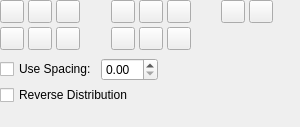
<?xml version="1.0" encoding="UTF-8"?>
<ui version="4.0">
 <class>BlockDistribution</class>
 <widget class="QWidget" name="BlockDistribution">
  <property name="geometry">
   <rect>
    <x>0</x>
    <y>0</y>
    <width>300</width>
    <height>127</height>
   </rect>
  </property>
  <property name="maximumSize">
   <size>
    <width>300</width>
    <height>16777215</height>
   </size>
  </property>
  <property name="windowTitle">
   <string>Form</string>
  </property>
  <layout class="QVBoxLayout" name="verticalLayout">
   <property name="spacing">
    <number>8</number>
   </property>
   <property name="leftMargin">
    <number>0</number>
   </property>
   <property name="topMargin">
    <number>0</number>
   </property>
   <property name="rightMargin">
    <number>0</number>
   </property>
   <property name="bottomMargin">
    <number>0</number>
   </property>
   <item>
    <layout class="QGridLayout" name="gridLayout_2">
     <property name="spacing">
      <number>4</number>
     </property>
     <item row="1" column="0">
      <widget class="QToolButton" name="buttonBottom">
       <property name="text">
        <string/>
       </property>
      </widget>
     </item>
     <item row="0" column="2">
      <widget class="QToolButton" name="buttonRight">
       <property name="text">
        <string/>
       </property>
      </widget>
     </item>
     <item row="1" column="5">
      <widget class="QToolButton" name="buttonMarginVerticalSpace">
       <property name="text">
        <string/>
       </property>
      </widget>
     </item>
     <item row="1" column="4">
      <widget class="QToolButton" name="buttonPageVerticalSpace">
       <property name="text">
        <string/>
       </property>
      </widget>
     </item>
     <item row="0" column="0">
      <widget class="QToolButton" name="buttonLeft">
       <property name="text">
        <string/>
       </property>
      </widget>
     </item>
     <item row="0" column="7">
      <spacer name="horizontalSpacer_3">
       <property name="orientation">
        <enum>Qt::Horizontal</enum>
       </property>
       <property name="sizeHint" stdset="0">
        <size>
         <width>8</width>
         <height>0</height>
        </size>
       </property>
      </spacer>
     </item>
     <item row="0" column="1">
      <widget class="QToolButton" name="buttonCenter">
       <property name="text">
        <string/>
       </property>
      </widget>
     </item>
     <item row="0" column="10">
      <spacer name="horizontalSpacer_2">
       <property name="orientation">
        <enum>Qt::Horizontal</enum>
       </property>
       <property name="sizeHint" stdset="0">
        <size>
         <width>0</width>
         <height>0</height>
        </size>
       </property>
      </spacer>
     </item>
     <item row="0" column="8">
      <widget class="QToolButton" name="buttonSwapLeft">
       <property name="text">
        <string/>
       </property>
      </widget>
     </item>
     <item row="0" column="4">
      <widget class="QToolButton" name="buttonPageHorizontalSpace">
       <property name="text">
        <string/>
       </property>
      </widget>
     </item>
     <item row="0" column="9">
      <widget class="QToolButton" name="buttonSwapRight">
       <property name="text">
        <string/>
       </property>
      </widget>
     </item>
     <item row="1" column="2">
      <widget class="QToolButton" name="buttonTop">
       <property name="text">
        <string/>
       </property>
      </widget>
     </item>
     <item row="0" column="3">
      <spacer name="horizontalSpacer">
       <property name="orientation">
        <enum>Qt::Horizontal</enum>
       </property>
       <property name="sizeHint" stdset="0">
        <size>
         <width>8</width>
         <height>0</height>
        </size>
       </property>
      </spacer>
     </item>
     <item row="1" column="1">
      <widget class="QToolButton" name="buttonMiddle">
       <property name="text">
        <string/>
       </property>
      </widget>
     </item>
     <item row="0" column="5">
      <widget class="QToolButton" name="buttonMarginHorizontalSpace">
       <property name="text">
        <string/>
       </property>
      </widget>
     </item>
     <item row="0" column="6">
      <widget class="QToolButton" name="buttonHorizontalSpace">
       <property name="text">
        <string/>
       </property>
      </widget>
     </item>
     <item row="1" column="6">
      <widget class="QToolButton" name="buttonVerticalSpace">
       <property name="text">
        <string/>
       </property>
      </widget>
     </item>
    </layout>
   </item>
   <item>
    <layout class="QVBoxLayout" name="verticalLayout_2">
     <property name="spacing">
      <number>4</number>
     </property>
     <item>
      <layout class="QHBoxLayout" name="horizontalLayout">
       <item>
        <widget class="QCheckBox" name="checkBoxSpacing">
         <property name="text">
          <string>Use Spacing:</string>
         </property>
        </widget>
       </item>
       <item>
        <widget class="AdvancedSpinBox" name="numberDistance"/>
       </item>
       <item>
        <spacer name="horizontalSpacer_4">
         <property name="orientation">
          <enum>Qt::Horizontal</enum>
         </property>
         <property name="sizeHint" stdset="0">
          <size>
           <width>0</width>
           <height>0</height>
          </size>
         </property>
        </spacer>
       </item>
      </layout>
     </item>
     <item>
      <widget class="QCheckBox" name="checkBoxReverseDistance">
       <property name="text">
        <string>Reverse Distribution</string>
       </property>
      </widget>
     </item>
    </layout>
   </item>
   <item>
    <spacer name="verticalSpacer">
     <property name="orientation">
      <enum>Qt::Vertical</enum>
     </property>
     <property name="sizeHint" stdset="0">
      <size>
       <width>0</width>
       <height>0</height>
      </size>
     </property>
    </spacer>
   </item>
  </layout>
 </widget>
 <customwidgets>
  <customwidget>
   <class>AdvancedSpinBox</class>
   <extends>QDoubleSpinBox</extends>
   <header>advancedspinbox.h</header>
  </customwidget>
 </customwidgets>
 <resources/>
 <connections/>
</ui>
